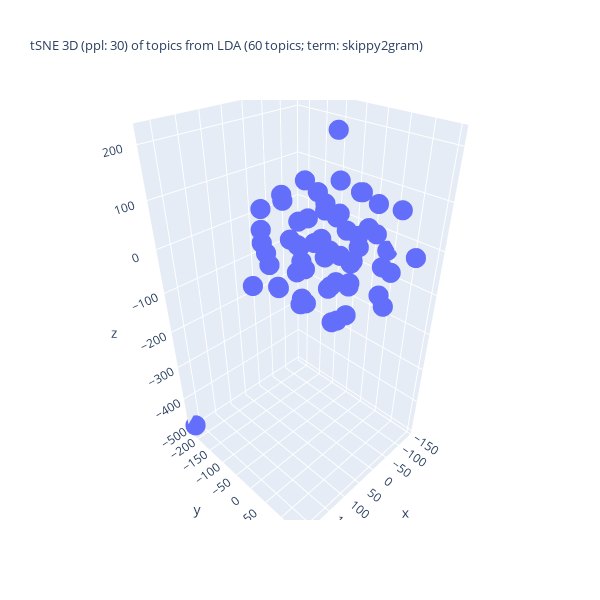

Write notebook code for a chart like this one.
### Code cell
%%capture --no-display
## Plotlyを使って tSNE の結果の可視化 (3D)
import numpy as np
import plotly.graph_objects as go
## 変数の指定
d1, d2, d3 = topic_tsne_3d[:,0], topic_tsne_3d[:,1], topic_tsne_3d[:,2]
fig = go.Figure(data = [go.Scatter3d(x = d1, y = d2, z = d3,
                                     mode = 'markers', marker = dict(size = 7)) ])
## 3D 散布図にラベルを追加する処理は未実装
if use_FastText:
    if use_LDA:
        title_val = f"tSNE 3D (ppl: {top_perplexity_val}) of topics from LDA ({n_topics} topics; term: {lda_term_type}) x FastText ({ft_n_dims} dims; term: {ft_term_type}; window: {ft_window_size})"
    else:
        title_val = f"tSNE 3D (ppl: {top_perplexity_val}) of dims under FastText ({n_topics} dims)"
else:
    title_val = f"tSNE 3D (ppl: {top_perplexity_val}) of topics from LDA ({n_topics} topics; term: {lda_term_type})"
#
fig.update_layout(title = dict(text = title_val, font_size = 13),
                  autosize = False, width = 600, height = 600,)
fig.show()

### Figure 1 — Plotly figure (JSON) as saved in the notebook; plotly's stock layout.template omitted (floating-point values rounded to 4 significant figures)
{"data": [{"marker": {"size": 7}, "mode": "markers", "type": "scatter3d", "x": [40.76, 46.04, -45.27, 44.43, -14.17, 34.58, -57.08, -72.72, 50.81, -16.54, -108.5, 7.072, 128.1, 42.7, -40.69, -42.46, -127.0, 102.4, 44.91, -87.12, 89.22, 42.85, -11.82, 74.59, 155.5, 100.2, -34.29, -3.174, -67.77, 78.23, -87.72, -3.666, 6.985, 25.22, -11.79, -2.746, 99.99, -66.17, 76.42, -44.74, -1.744, 89.28, 1.569, -100.4, -116.9, 147.2, 119.2, -140.4, 53.15, -22.72, -63.95, 60.64, -113.6, -61.38, 24.3, -53.66, 220.4, -135.2, -7.383, -4.054], "y": [-40.64, -120.5, -73.16, 103.3, -100.9, -29.06, 10.47, 11.38, 33.96, -94.81, -46.44, -57.26, -44.36, 64.57, -22.46, -97.18, 71.98, 108.8, -144.3, -119.5, -30.53, 88.23, -30.5, 1.116, 27.32, 28.12, 82.05, 134.9, 78.47, -60.08, 138.4, 52.71, 149.7, -50.39, 11.94, 69.63, 101.5, 80.35, -104.6, -49.15, 0.7296, -79.28, -128.1, 15.96, -32.31, -53.03, 36.33, 38.45, 49.23, 33.3, -30.82, -0.356, -113.8, 64.46, -81.06, -38.04, -222.1, -32.42, 11.09, 25.84], "z": [59.67, -63.24, 82.74, 83.61, -97.99, -39.89, -48.54, 99.03, 108.4, -35.1, -12.98, 124.9, 46.49, -111.2, 212.8, 20.11, 64.7, 21.69, 8.182, -61.32, 118.2, -23.02, 8.753, 6.185, -2.817, -50.35, 108.9, -66.63, -98.97, -74.59, 3.105, -52.63, 16.4, -137.8, 138.3, 31.57, -65.53, -31.83, 75.63, -53.09, -87.97, -2.693, 74.79, 17.31, -83.96, -38.48, 69.26, -40.41, 38.85, -147.8, 44.97, -93.85, 25.75, 34.6, 1.845, -122.9, -489.8, 68.32, 69.07, -3.544]}], "layout": {"autosize": false, "height": 600, "title": {"font": {"size": 13}, "text": "tSNE 3D (ppl: 30) of topics from LDA (60 topics; term: skippy2gram)"}, "width": 600}}
